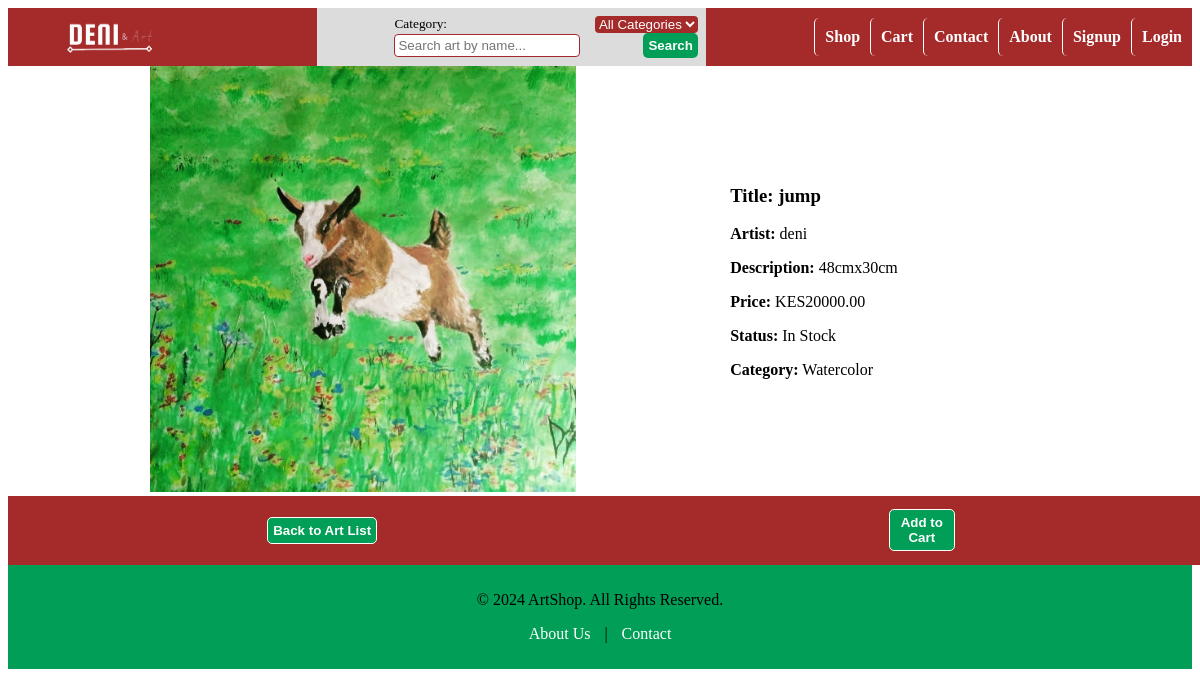
/art/3/, run on the app's committed database.
### art/models.py (models this page shows, shortened)
class Art(models.Model):
    IN_STOCK = 'in_stock'
    SOLD = 'sold'
    STATUS_CHOICES = [
        (IN_STOCK, 'In Stock'),
        (SOLD, 'Sold'),
    ]
    title = models.CharField(max_length=255)
    artist = models.CharField(max_length=255)
    description = models.TextField()
    price = models.DecimalField(max_digits=10, decimal_places=2)
    image = models.ImageField(upload_to='art_images/')
    created_at = models.DateTimeField(auto_now_add=True)
    status = models.CharField(max_length=10, choices=STATUS_CHOICES, default=IN_STOCK)
    category = models.ForeignKey(Category, on_delete=models.SET_NULL, null=True, blank=True, related_name='art_pieces')

class Category(models.Model):
    name = models.CharField(max_length=50, unique=True)
    def __str__(self):
        return self.name

### art/views.py (the view)
# urls.py: path('<int:art_id>/', views.art_detail, name='art_detail'),
def art_detail(request, art_id):
    art = get_object_or_404(Art, id=art_id)
    return render(request, 'art/art_detail.html', {'art': art})

### art/templates/art/art_detail.html (shortened to what this page needs)
{% extends 'art/base.html' %}
{% block content %}
<div class="dartcontainer">
    <div class="dartimage">
        <img src="{{ art.image.url }}" alt="{{ art.title }}" class="dimage">
    </div>
    <div class="artdescription">
        <h3><strong>Title:</strong> {{ art.title }}</h3>
        <p><strong>Artist:</strong> {{ art.artist }}</p>
        <p><strong>Description:</strong> {{ art.description }}</p>
        <p><strong>Price:</strong> KES{{ art.price }}</p>
        <p><strong>Status:</strong> {{ art.get_status_display }}</p>
        <p><strong>Category:</strong> {{ art.category }}</p>
    </div>
</div>
<div class="dbacklink">
    <div class="db">
        <button>
            <a href="{% url 'art:art_list' %}">Back to Art List</a>
        </button>
    </div>
    <div class="db">
        <form action="{% url 'art:add_to_cart' art.id %}" method="post" class="dform">
            <button type="submit">Add to Cart</button>
        </form>
    </div>
</div>
{%endblock%}

### static/art/css/base.css (style rules this page uses)
body { background-color: white; padding: none; text-align: center; }
form { text-align: left; font-size: smaller; padding: 2%; background-color: gainsboro; padding-left: 20%; }
button { background-color: #009E56; border: none; color: white; border-radius: 5px; padding: 5px; font-weight: bold; }
p { color: black; }

### static/art/css/art_detail.css (style rules this page uses)
.dartcontainer { display: flex; flex-direction: row; align-items: center; }
.dartimage { text-align: center; width: 60%; }
.dimage { max-width: 60%; }
.artdescription { padding: 1%; text-align: left; width: 30%; }
.dbacklink { background-color: brown; width: 100%; display: flex; flex-direction: row; justify-content: space-around; padding: 1%; }
.dform { background-color: brown; }
.dbacklink button { border: solid 1px white; text-decoration: none; }
.dbacklink a { text-decoration: none; color: white; }
.db { display: flex; align-items: center; }

### data on the page
Art: image (picture), title "jump", artist "deni", description "48cmx30cm", price "20000.00", status "In Stock", category "Watercolor"
